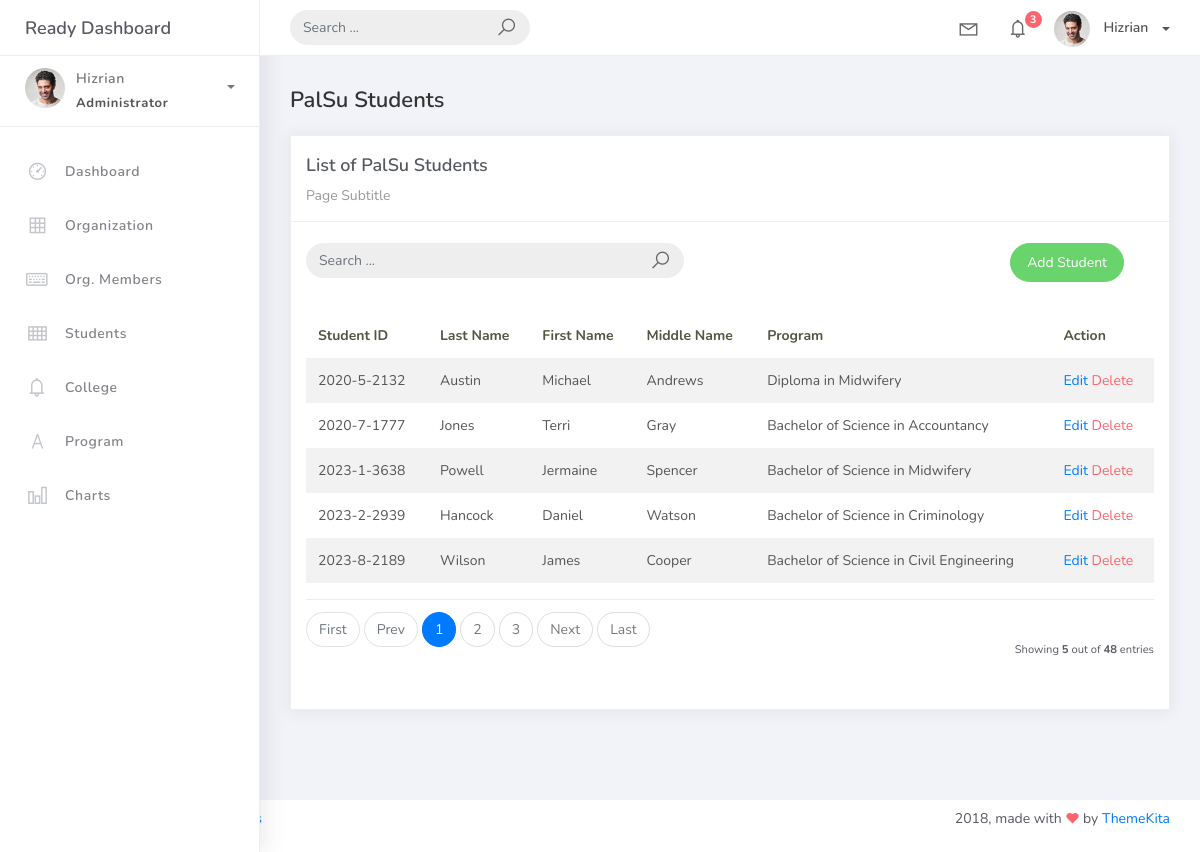
Screenshot of /student-list with the database file from the repository.
### studentorg/models.py (models this page shows, shortened)
class BaseModel(models.Model):
    created_at = models.DateTimeField(auto_now_add=True, db_index=True)
    updated_at = models.DateTimeField(auto_now=True)
    class Meta:
        abstract = True

class Student (BaseModel):
    student_id = models.CharField(max_length=15)
    lastname = models.CharField(max_length=25)
    firstname = models.CharField(max_length=25)
    middlename = models.CharField(max_length=25, blank=True, null=True)
    program = models.ForeignKey(Program, on_delete=models.CASCADE)

class Program(BaseModel):
    prog_name = models.CharField(max_length=150)
    college = models.ForeignKey(College, on_delete=models.CASCADE)
    def __str__(self):
        return self.prog_name

### studentorg/views.py (the view)
# urls.py: path('student-list', Student_List.as_view(), name='student-list'),
class Student_List(ListView):
    model = Student
    context_object_name = 'member'
    template_name = 'student/students.html'
    paginate_by = 5
    def get_queryset(self, *args, **kwargs):
        qs = super(Student_List, self).get_queryset(*args, **kwargs)
        if self.request.GET.get("q") != None:
            query = self.request.GET.get('q')
            qs = qs.filter(Q(student_id__icontains=query) |
            Q(lastname__icontains=query) | Q(firstname__icontains=query) |
            Q(middlename__icontains=query) | Q(program__prog_name__icontains=query) )
        return qs

### templates/student/students.html
{% extends 'base.html' %} {% load static %} {% block content %}
<div class="content">
  <div class="container-fluid">
    <h4 class="page-title">PalSu Students</h4>
    <div class="row">
      <div class="col-md-12">
        <div class="card">
          <div class="card-header">
            <div class="card-title">List of PalSu Students</div>
            <div class="card-category">Page Subtitle</div>
          </div>
          <br />
          <div class="col-md-12 row">
            <div class="col-md-6">
              <form
                class="navbar-left navbar-form nav-search mr-md-3"
                action="{% url 'student-list' %}">
                <div class="input-group">
                  <input
                    type="text"
                    placeholder="Search ..."
                    class="form-control"
                    name="q" />
                  <div class="input-group-append">
                    <span class="input-group-text">
                      <i class="la la-search search-icon"></i>
                    </span>
                  </div>
                </div>
              </form>
            </div>
            <div class="col-md-6">
              <div class="pull-right">
                <a
                  href="{% url 'student-add' %}"
                  class="btn btn-success btn-rounded"
                  >Add Student</a
                >
              </div>
            </div>
          </div>
          <div class="card-body">
            <table class="table table-striped mt-3">
              <thead>
                <tr>
                  <th scope="col">Student ID</th>
                  <th scope="col">Last Name</th>
                  <th scope="col">First Name</th>
                  <th scope="col">Middle Name</th>
                  <th scope="col">Program</th>
                  <th scope="col">Action</th>
                </tr>
              </thead>
              <tbody>
                {% for object in object_list %}
                <tr>
                    <td>{{ object.student_id }}</td>
                    <td>{{ object.lastname }}</td>
                    <td>{{ object.firstname }}</td>
                    <td>{{ object.middlename }}</td>
                    <td>{{ object.program }}</td>
                    <td>
                      <a href="student-list/{{ object.id }}">Edit</a>
                      <a
                        href="student-list/{{ object.id }}/delete"
                        class="text-danger"
                        >Delete</a
                      >
                    </td>
                </tr>
                {% empty %}
                <tr>
                    <td colspan="4" style="text-align: center">
                    <p class="text-sm font-weight-bold mb-0">No Records Found</p>
                    </td>
                </tr>
                {% endfor %}
            </tbody>
            </table>
            {% include 'includes/pagination.html' %}
          </div>
        </div>
      </div>
    </div>
  </div>
</div>
{% endblock %}

### rows the page displays
Student: student_id "2020-5-2132", lastname "Austin", firstname "Michael", middlename "Andrews", program "Diploma in Midwifery"
Student: student_id "2020-7-1777", lastname "Jones", firstname "Terri", middlename "Gray", program "Bachelor of Science in Accountancy"
Student: student_id "2023-1-3638", lastname "Powell", firstname "Jermaine", middlename "Spencer", program "Bachelor of Science in Midwifery"
Student: student_id "2023-2-2939", lastname "Hancock", firstname "Daniel", middlename "Watson", program "Bachelor of Science in Criminology"
Student: student_id "2023-8-2189", lastname "Wilson", firstname "James", middlename "Cooper", program "Bachelor of Science in Civil Engineering"

### other values shown
{{ page_num }} "1"
{{ page_num }} "2" "3"
{{ object_list.count }} "5"
{{ paginator.count }} "48"
